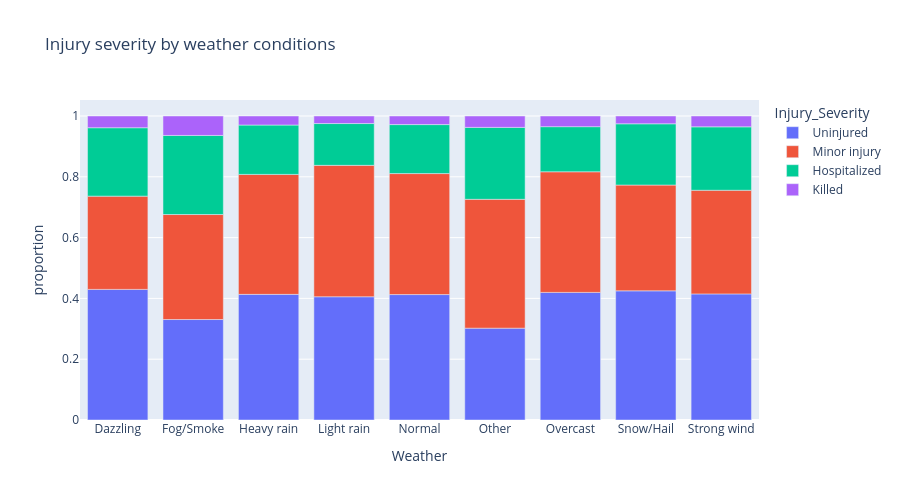

Notebook code for this chart:
### Markdown cell above
## 4. Severity by Weather Conditions

**Question:** Does bad weather increase accident severity?

### Code cell
df_grav_weather = df.groupby('Weather')['Injury_Severity'].value_counts(normalize=True).reset_index()

px.bar(df_grav_weather, x='Weather', y='proportion', color='Injury_Severity',
       title='Injury severity by weather conditions', height=500)

### Figure 1 — Plotly figure (JSON) as saved in the notebook; plotly's stock layout.template omitted (floating-point values rounded to 4 significant figures)
{"data": [{"hovertemplate": "Injury_Severity=Uninjured<br>Weather=%{x}<br>proportion=%{y}<extra></extra>", "legendgroup": "Uninjured", "marker": {"color": "#636efa", "pattern": {"shape": ""}}, "name": "Uninjured", "orientation": "v", "showlegend": true, "textposition": "auto", "type": "bar", "x": ["Dazzling", "Fog/Smoke", "Heavy rain", "Light rain", "Normal", "Other", "Overcast", "Snow/Hail", "Strong wind"], "xaxis": "x", "y": [0.4297, 0.3305, 0.4133, 0.4054, 0.4126, 0.3021, 0.4197, 0.4249, 0.4148], "yaxis": "y"}, {"hovertemplate": "Injury_Severity=Minor injury<br>Weather=%{x}<br>proportion=%{y}<extra></extra>", "legendgroup": "Minor injury", "marker": {"color": "#EF553B", "pattern": {"shape": ""}}, "name": "Minor injury", "orientation": "v", "showlegend": true, "textposition": "auto", "type": "bar", "x": ["Dazzling", "Fog/Smoke", "Heavy rain", "Light rain", "Normal", "Other", "Overcast", "Snow/Hail", "Strong wind"], "xaxis": "x", "y": [0.3068, 0.3454, 0.3946, 0.4323, 0.398, 0.4239, 0.3968, 0.348, 0.341], "yaxis": "y"}, {"hovertemplate": "Injury_Severity=Hospitalized<br>Weather=%{x}<br>proportion=%{y}<extra></extra>", "legendgroup": "Hospitalized", "marker": {"color": "#00cc96", "pattern": {"shape": ""}}, "name": "Hospitalized", "orientation": "v", "showlegend": true, "textposition": "auto", "type": "bar", "x": ["Dazzling", "Fog/Smoke", "Heavy rain", "Light rain", "Normal", "Other", "Overcast", "Snow/Hail", "Strong wind"], "xaxis": "x", "y": [0.225, 0.2601, 0.1624, 0.1374, 0.1612, 0.2365, 0.1484, 0.2015, 0.2087], "yaxis": "y"}, {"hovertemplate": "Injury_Severity=Killed<br>Weather=%{x}<br>proportion=%{y}<extra></extra>", "legendgroup": "Killed", "marker": {"color": "#ab63fa", "pattern": {"shape": ""}}, "name": "Killed", "orientation": "v", "showlegend": true, "textposition": "auto", "type": "bar", "x": ["Dazzling", "Fog/Smoke", "Heavy rain", "Light rain", "Normal", "Other", "Overcast", "Snow/Hail", "Strong wind"], "xaxis": "x", "y": [0.0386, 0.06397, 0.02973, 0.02485, 0.02821, 0.03747, 0.03509, 0.02564, 0.03562], "yaxis": "y"}], "layout": {"barmode": "relative", "height": 500, "legend": {"title": {"text": "Injury_Severity"}, "tracegroupgap": 0}, "title": {"text": "Injury severity by weather conditions"}, "xaxis": {"anchor": "y", "domain": [0, 1], "title": {"text": "Weather"}}, "yaxis": {"anchor": "x", "domain": [0, 1], "title": {"text": "proportion"}}}}
